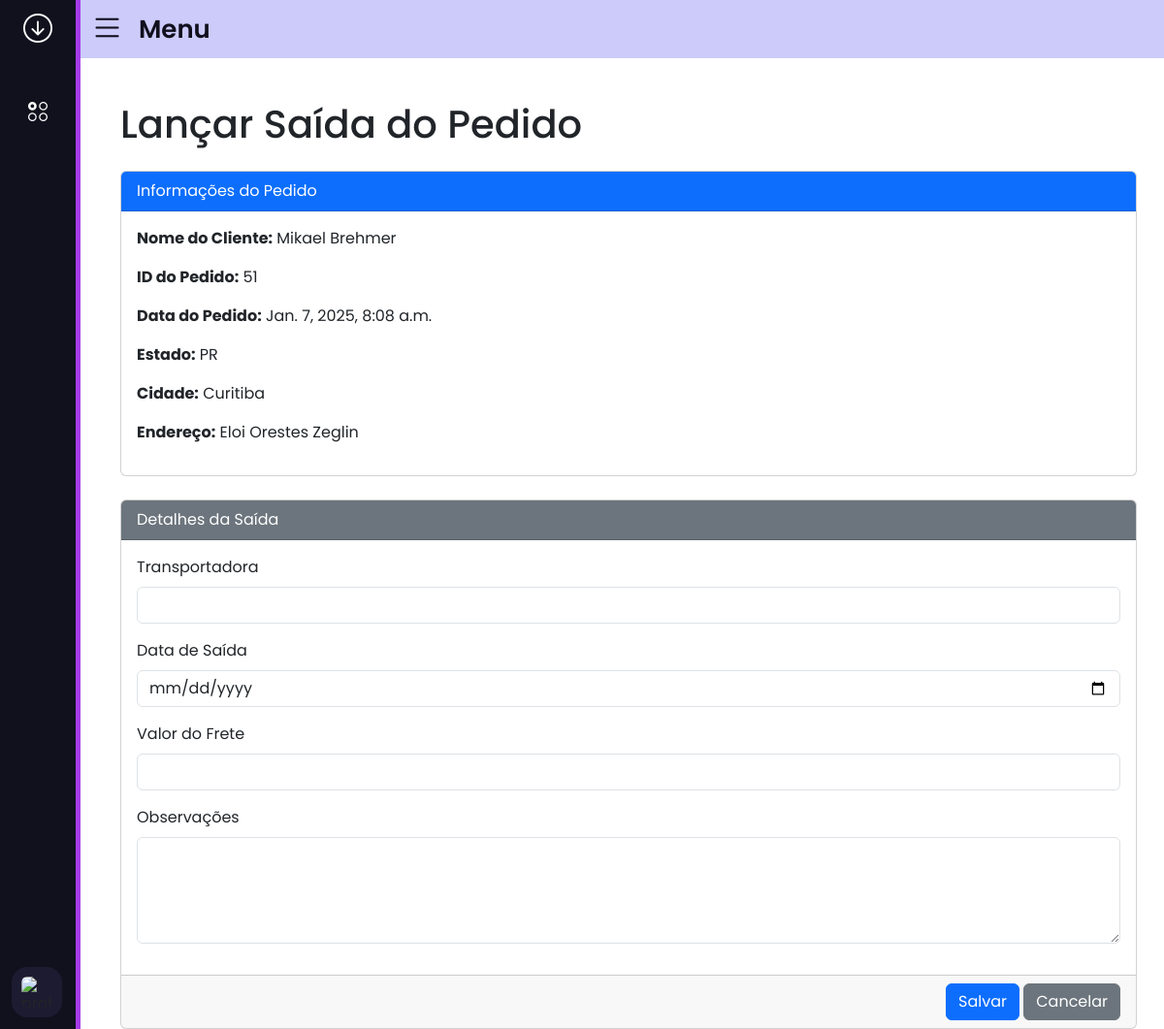
The app's page /vendas/expedicao/lancar_saida/51/ with its own data.
### vendas/models.py (models this page shows, shortened)
class Pedido(models.Model):
    STATUS_CHOICES = [
        ('em_aberto', 'Em Aberto'),
        ('aprovados', 'Aprovados'),
        ('separando', 'Separando'),
        ('conf_separacao', 'Conferência Separação'),
        ('separacao_finalizada', 'Separação Finalizada'),
        ('finalizados', 'Finalizados'),
        ('cancelado', 'Cancelado'),
    ]
    cliente = models.ForeignKey(Clientes, on_delete=models.CASCADE)
    data = models.DateTimeField(auto_now_add=True)
    status = models.CharField(max_length=20, choices=STATUS_CHOICES, default='em_aberto')
    usuario_responsavel = models.ForeignKey(User, on_delete=models.SET_NULL, null=True, blank=True)
    regime_venda = models.CharField(max_length=50, null=True, blank=True)
    quantidade_inicial_caixas = models.PositiveIntegerField(null=True, blank=True)
    class Meta:
        permissions = [
            ('alterar_status', 'can chance status'),
            ('criar_pedido_amostra', 'can create sample order')
        ]

### cadastros/models.py (models this page shows, shortened)
class Clientes(models.Model):
    REGIME_CHOICES = [
        ('simples', 'Simples'),
        ('normal', 'Normal'),
    ]
    NOTA_CHOICES = [
        ('nota cheia', 'Nota Cheia'),
        ('meia nota', 'Meia Nota'),
        ('1/3 nota', '1/3 Nota'),
        ('70% valor 70% quantidade', '70% Valor 70% Quantidade')
    ]
    name = models.CharField(max_length=40)
    regime = models.CharField(max_length=10, choices=REGIME_CHOICES)
    cnpj = models.CharField(max_length=18) # Altere o tipo de campo conforme necessário
    ie = models.IntegerField()
    cep = models.IntegerField()  # Altere o tipo de campo conforme necessário
    estado = models.CharField(max_length=2)
    cidade = models.CharField(max_length=40)
    rua = models.CharField(max_length=45)
    numero = models.CharField(max_length=10)
    complemento = models.CharField(max_length=50)
    nota_fiscal = models.CharField(max_length=24, choices=NOTA_CHOICES)
    TabelaPreco = models.ForeignKey(TabelaPreco, on_delete=models.PROTECT, null=True, blank=True)
    vendedor = models.ForeignKey(Vendedores, on_delete=models.PROTECT, related_name='vendedor', null=True, blank=True)
    vendedor_2 = models.ForeignKey(Vendedores, on_delete=models.PROTECT, related_name='vendedor_adjunto', null=True,
                                   blank=True)
    Gerente_comercial = models.ForeignKey(Vendedores, on_delete=models.PROTECT, related_name='gerente_comercial',
                                          null=True, blank=True)

### vendas/views.py (the view, shortened to what this page needs)
# urls.py: path('expedicao/lancar_saida/<int:pedido_id>/', views.lancar_saida, name='lancar_saida'),
def lancar_saida(request, pedido_id):
    pedido = get_object_or_404(Pedido, id=pedido_id)
    return render(request, 'pedidos/lancar_saida.html', {'pedido': pedido})

### vendas/templates/pedidos/lancar_saida.html (shortened to what this page needs)
{% extends 'side_menu.html' %}
{% load static %}
{% block content %}
<link href="https://cdn.jsdelivr.net/npm/bootstrap@5.3.0-alpha3/dist/css/bootstrap.min.css" rel="stylesheet">
<div class="container mt-4">
    <h1 class="mb-4">Lançar Saída do Pedido</h1>
    <div class="card mb-4">
        <div class="card-header bg-primary text-white">Informações do Pedido</div>
        <div class="card-body">
            <p><strong>Nome do Cliente:</strong> {{ pedido.cliente.name }}</p>
            <p><strong>ID do Pedido:</strong> {{ pedido.id }}</p>
            <p><strong>Data do Pedido:</strong> {{ pedido.data }}</p>
            <p><strong>Estado:</strong> {{ pedido.cliente.estado }}</p>
            <p><strong>Cidade:</strong> {{ pedido.cliente.cidade }}</p>
            <p><strong>Endereço:</strong> {{ pedido.cliente.rua }}</p>
        </div>
    </div>
    <form method="post" action="{% url 'lancar_saida' pedido.id %}">
        <div class="card">
            <div class="card-header bg-secondary text-white">Detalhes da Saída</div>
            <div class="card-body">
                <div class="mb-3">
                    <label for="transportadora" class="form-label">Transportadora</label>
                    <input type="text" class="form-control" id="transportadora" name="transportadora" required>
                </div>
                <div class="mb-3">
                    <label for="data_saida" class="form-label">Data de Saída</label>
                    <input type="date" class="form-control" id="data_saida" name="data_saida" required>
                </div>
                <div class="mb-3">
                    <label for="valor_frete" class="form-label">Valor do Frete</label>
                    <input type="number" step="0.01" class="form-control" id="valor_frete" name="valor_frete" required>
                </div>
                <div class="mb-3">
                    <label for="observacoes" class="form-label">Observações</label>
                    <textarea class="form-control" id="observacoes" name="observacoes" rows="4"></textarea>
                </div>
            </div>
            <div class="card-footer text-end">
                <button type="submit" class="btn btn-primary">Salvar</button>
                <a href="{% url 'listar_pedidos' %}" class="btn btn-secondary">Cancelar</a>
            </div>
        </div>
    </form>
</div>
{% endblock %}

### base_templates/side_menu.html (style rules this page uses)
* { margin: 0; padding: 0; box-sizing: border-box; font-family: 'Poppins', sans-serif; }

### records on screen
Pedido: cliente.name "Mikael Brehmer", id "51", data "Jan. 7, 2025, 8:08 a.m.", cliente.estado "PR", cliente.cidade "Curitiba", cliente.rua "Eloi Orestes Zeglin"
